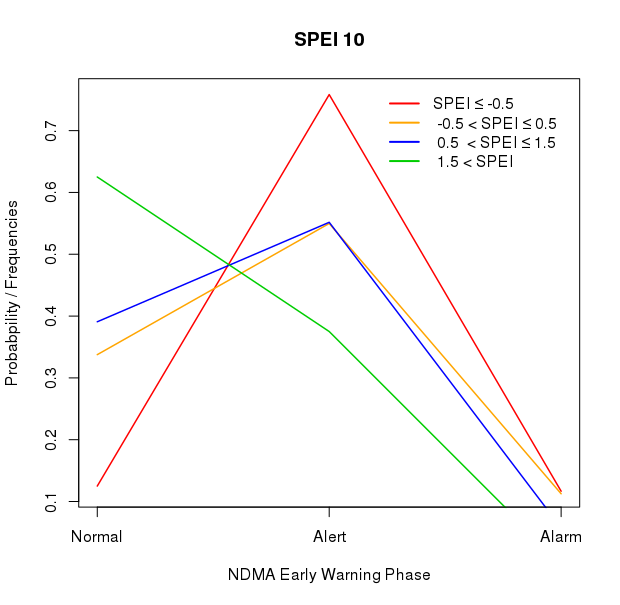

The R source for this figure:
rm(list=ls())

WDuni<-c("/its/home/mn301/foodSystems/dataFS") # uni
WDhome<-c("/home/trennion/foodSystems/dataFS") # doma

setwd(WDuni)
setwd(WDhome)

load("Main/Phase06.RData")

#+++++++++++++++++++++++++++++++++++++++++++++++++++++++++++++++++++++++++++++++++++++++++++++++++++++++++++++++++++++++++++++++++++++++++++++++++++++++++++++++++++++++++++++++++++++++++++++++++++++++++++++++++++++++++++++++++++++
library(plm)
library(pglm)
#+++++++++++++++++++++++++++++++++++++++++++++++++++++++++++++++++++++++++++++++++++++++++++++++++++++++++++++++++++++++++++++++++++++++++++++++++++++++++++++++++++++++++++++++++++++++++++++++++++++++++++++++++++++++++++++++++++++
#+++++++++++++++++++++++++++++++++++++++++++++++++++++++++++++++++++++++++++++++++++++++++++++++++++++++++++++++++++++++++++++++++++++++++++++++++++++++++++++++++++++++++++++++++++++++++++++++++++++++++++++++++++++++++++++++++++++
#----------------------------------------------------------------------------------------------------------------------------------------------------------------------------------------------------------------------------------------------------------------

Phase08<-Phase06
Phase08$SPEI10c<-NA
Phase08$SPEI10c[Phase08$SPEI10<= -0.5  &Phase08$SPEI10> -1.5  ]<-1
Phase08$SPEI10c[Phase08$SPEI10<= 0.5  &Phase08$SPEI10> -0.5  ]<-2
Phase08$SPEI10c[Phase08$SPEI10<= 1.5  &Phase08$SPEI10> 0.5  ]<-3
Phase08$SPEI10c[Phase08$SPEI10> 1.5  ]<-4

table(Phase08$SPEI10c,Phase08$SPEI3c)
plot(Phase08$SPEI10c,Phase08$SPEI3c)
boxplot(Phase08$SPEI10~Phase08$SPEI10c)
table(Phase08$PhaseInt,Phase08$SPEI10c)
prop.table(table(Phase08$PhaseInt,Phase08$SPEI10c),2)
frequencies3<-prop.table(table(Phase08$PhaseInt,Phase08$SPEI10c),2)


plot(frequencies3[,1],type='l',col=2,lwd=1.5,xaxt = "n", main='SPEI 10',xlab='NDMA Early Warning Phase',
     ylab=c("Probabpility / Frequencies"))
lines(frequencies3[,2],type='l',col='orange',lwd=1.5)
lines(frequencies3[,3],type='l',col=4,lwd=1.5)
lines(frequencies3[,4],type='l',col=3,lwd=1.5)
axis(1, at=1:3, labels=c("Normal","Alert","Alarm"))
legend(2.2, y = 0.775,
       legend=c('SPEI \u2264 -0.5',' -0.5 < SPEI \u2264 0.5',' 0.5  < SPEI \u2264 1.5',' 1.5 < SPEI'),
       bty = "n",lwd=2, cex=1, col=c(2,"orange",4,3), lty=c(1,1))

#----------------------------------------------------------------------------------------------------------------------------------------------------------------------------------------------------------------------------------------------------------------
# now trying a bit different categories

Phase08$SPEI10c4<-NA
Phase08$SPEI10c4[Phase08$SPEI10<= -1]<-1
Phase08$SPEI10c4[Phase08$SPEI10<= 0  &Phase08$SPEI10> -1 ]<-2
Phase08$SPEI10c4[Phase08$SPEI10<= 1  &Phase08$SPEI10> 0  ]<-3
Phase08$SPEI10c4[Phase08$SPEI10> 1  ]<-4

table(Phase08$SPEI10c4)
boxplot(Phase08$SPEI10~Phase08$SPEI10c4)
table(Phase08$PhaseInt,Phase08$SPEI10c4)
prop.table(table(Phase08$PhaseInt,Phase08$SPEI10c4),2)
frequencies4<-prop.table(table(Phase08$PhaseInt,Phase08$SPEI10c4),2)

plot(frequencies4[,1],type='l',lwd=1.5,col=2,xaxt = "n",main='SPEI 10', xlab='NDMA Early Warning Phase',
     ylab=c("Probabpility / Frequencies"))
lines(frequencies4[,2],type='l',col='orange',lwd=1.5)
lines(frequencies4[,3],type='l',col=4,lwd=1.5)
lines(frequencies4[,4],type='l',col=3,lwd=1.5)
axis(1, at=1:3, labels=c("Normal","Alert","Alarm"))
legend(2.31, y = 0.92,
       legend=c('SPEI \u2264 -1',' -1 < SPEI \u2264 0',' 0 < SPEI \u2264 1',' 1 < SPEI'),
       bty = "n",lwd=2, cex=1, col=c(2,"orange",4,3), lty=c(1,1))
